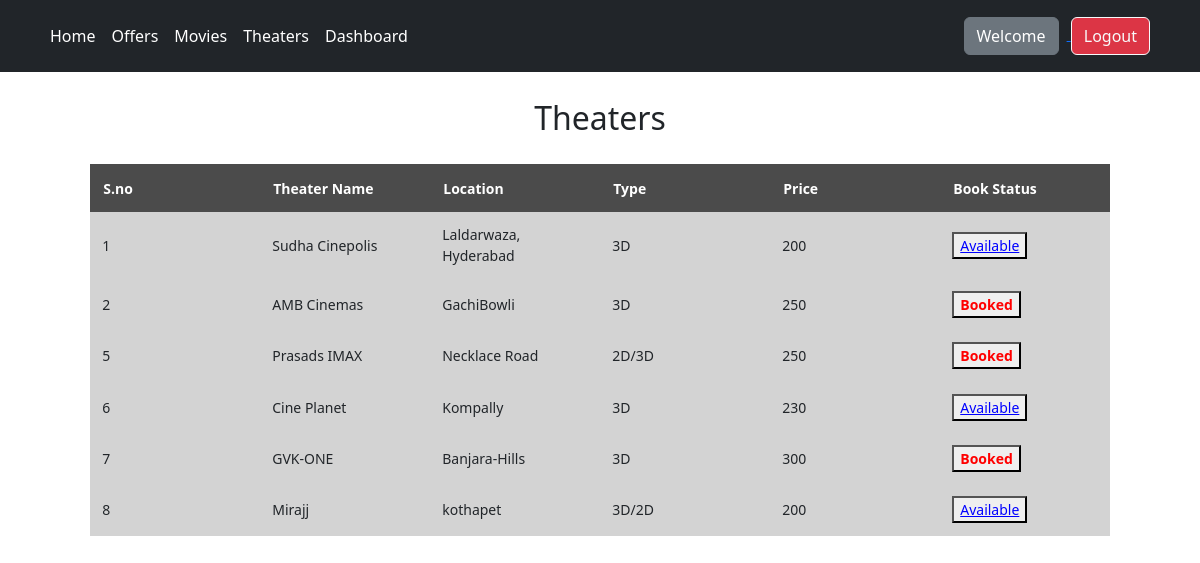
Page /theaters.php on the committed database.
### tables this page shows
CREATE TABLE `theaters` (
  `theaters_id` int(11) NOT NULL,
  `theaters_name` varchar(200) NOT NULL,
  `location` varchar(200) NOT NULL,
  `type` varchar(20) NOT NULL,
  `price` int(100) NOT NULL,
  `bookstatus` varchar(200) NOT NULL
);

### theaters.php (the view, shortened to what this page needs)
<?php include 'navbar2.php';
?>
<!DOCTYPE html>
<html lang="en">
<head>
    <link href="https://cdn.jsdelivr.net/npm/bootstrap@5.2.3/dist/css/bootstrap.min.css" rel="stylesheet">
    <link rel="stylesheet" href="css/theaters.css">
</head>
<body>
<div class="container-class">
<?php
    $sql = "SELECT * FROM theaters";
    $res = mysqli_query($conn, $sql);
    if($res== TRUE){
        $count = mysqli_num_rows($res);
        ?>
        <div class="">
        <h2 align="center" style="margin:27px">Theaters </h2>
        <table>
    <tr>
        <th>S.no</th>
        <th>Theater Name</th>
        <th>Location</th>
        <th>Type</th>
        <th>Price</th>
        <th>Book Status</th>
        </tr>
        </table>
        <?php
        if($count >0){
            while($rows = mysqli_fetch_assoc($res)){
                $id = $rows['theaters_id'];
                $theaters_name = $rows['theaters_name'];
                $location= $rows['location'];
                $type = $rows['type'];
                $price = $rows['price'];
                $bookstatus = $rows['bookstatus'];
                ?>
    <table>
    <tr >
        <td ><?php echo $id ?></th>
        <td><?php echo $theaters_name ?></th>
        <td><?php echo $location ?></th>
        <td><?php echo $type ?></th>
        <td><?php echo $price ?></th>
         <td>
            <?php
                if($bookstatus =="Available"){
                    ?>
                    <button> <a class="<?php echo $bookstatus ?> buttonsInBooked " href="seatbooking.php?id=<?php echo $id ?>"> <?php echo $bookstatus ?> </a> </button>
                    <?php
                }
                else{
                    ?>
                         <button class="buttonsInBooked" onclick="bookedMsg()" class="<?php echo $bookstatus ?>" > Booked </button>
                    <?php
                }
            ?>
        </td>
        </tr>
        </table>
<?php
            }
        }
        else{
        }
    }
?>
        </div>
        </div>
</body>
</html>

### css/theaters.css (style rules this page uses)
table { margin: auto; width: 85%; background-color:black; table-layout: fixed; }
.Available { color:blue; }
tr { font-weight: 500; font-size: 14px; background-color:lightgrey; }
tr td { padding: 1.2%; }
th { padding: 1.3%; background:rgba(51, 51, 51, 0.849); color: white; }
button.buttonsInBooked { color: red; font-weight: bold; }

### rows in the picture
theaters: theaters_id "1", theaters_name "Sudha Cinepolis", location "Laldarwaza, Hyderabad", type "3D", price "200", bookstatus "Available"
theaters: theaters_id "2", theaters_name "AMB Cinemas", location "GachiBowli", type "3D", price "250"
theaters: theaters_id "5", theaters_name "Prasads IMAX", location "Necklace Road", type "2D/3D", price "250"
theaters: theaters_id "6", theaters_name "Cine Planet", location "Kompally", type "3D", price "230", bookstatus "Available"
theaters: theaters_id "7", theaters_name "GVK-ONE", location "Banjara-Hills", type "3D", price "300"
theaters: theaters_id "8", theaters_name "Mirajj", location "kothapet", type "3D/2D", price "200", bookstatus "Available"
